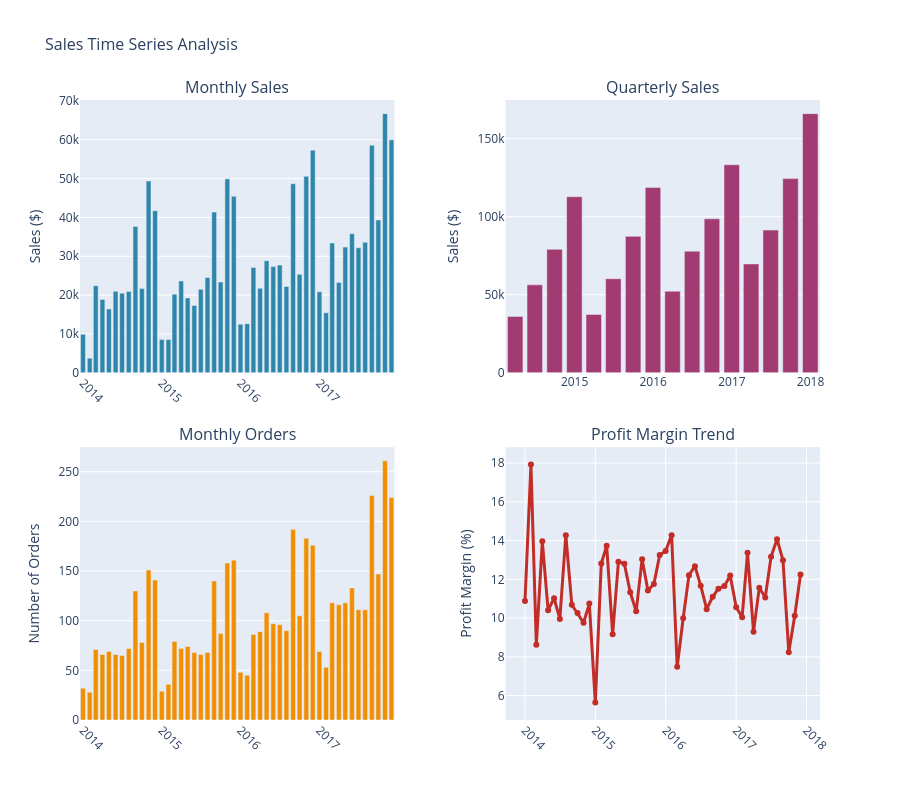

Here is the notebook cell this chart was saved with:
### Code cell
# Monthly and quarterly analysis
monthly_sales = analyzer.analyze_sales_trends(freq='M')
quarterly_sales = analyzer.analyze_sales_trends(freq='Q')
yearly_sales = analyzer.analyze_sales_trends(freq='Y')

fig = make_subplots(
    rows=2, cols=2,
    subplot_titles=('Monthly Sales', 'Quarterly Sales', 'Monthly Orders', 'Profit Margin Trend'),
    specs=[[{'type': 'bar'}, {'type': 'bar'}],
           [{'type': 'bar'}, {'type': 'scatter'}]],
    vertical_spacing=0.12,
    horizontal_spacing=0.15
)

# Monthly sales
fig.add_trace(
    go.Bar(x=monthly_sales.index.strftime('%Y-%m'), y=monthly_sales['Sales'],
           name='Monthly Sales', marker_color='#2E86AB'),
    row=1, col=1
)

# Quarterly sales
fig.add_trace(
    go.Bar(x=quarterly_sales.index.strftime('Q%q %Y'), y=quarterly_sales['Sales'],
           name='Quarterly Sales', marker_color='#A23B72'),
    row=1, col=2
)

# Monthly orders
fig.add_trace(
    go.Bar(x=monthly_sales.index.strftime('%Y-%m'), y=monthly_sales['Orders'],
           name='Monthly Orders', marker_color='#F18F01'),
    row=2, col=1
)

# Profit margin trend
fig.add_trace(
    go.Scatter(x=monthly_sales.index.strftime('%Y-%m'), y=monthly_sales['Profit_Margin'],
               mode='lines+markers', name='Profit Margin',
               line=dict(color='#C32D27', width=3)),
    row=2, col=2
)

fig.update_layout(height=800, showlegend=False,
                  title_text='Sales Time Series Analysis',
                  title_font_size=16)

fig.update_xaxes(tickangle=45, row=1, col=1)
fig.update_xaxes(tickangle=45, row=2, col=1)
fig.update_xaxes(tickangle=45, row=2, col=2)

fig.update_yaxes(title_text='Sales ($)', row=1, col=1)
fig.update_yaxes(title_text='Sales ($)', row=1, col=2)
fig.update_yaxes(title_text='Number of Orders', row=2, col=1)
fig.update_yaxes(title_text='Profit Margin (%)', row=2, col=2)

fig.show()

### Figure 1 — Plotly figure (JSON) as saved in the notebook; plotly's stock layout.template omitted (floating-point values rounded to 4 significant figures)
{"data": [{"marker": {"color": "#2E86AB"}, "name": "Monthly Sales", "type": "bar", "x": ["2014-01", "2014-02", "2014-03", "2014-04", "2014-05", "2014-06", "2014-07", "2014-08", "2014-09", "2014-10", "2014-11", "2014-12", "2015-01", "2015-02", "2015-03", "2015-04", "2015-05", "2015-06", "2015-07", "2015-08", "2015-09", "2015-10", "2015-11", "2015-12", "2016-01", "2016-02", "2016-03", "2016-04", "2016-05", "2016-06", "2016-07", "2016-08", "2016-09", "2016-10", "2016-11", "2016-12", "2017-01", "2017-02", "2017-03", "2017-04", "2017-05", "2017-06", "2017-07", "2017-08", "2017-09", "2017-10", "2017-11", "2017-12"], "xaxis": "x", "y": [9929.0, 3763.0, 22430.0, 18910.0, 16440.0, 20990.0, 20500.0, 20940.0, 37660.0, 21680.0, 49380.0, 41730.0, 8588.0, 8556.0, 20250.0, 23650.0, 19290.0, 17330.0, 21500.0, 24530.0, 41390.0, 23380.0, 49940.0, 45430.0, 12500.0, 12640.0, 27140.0, 21760.0, 28840.0, 27340.0, 27740.0, 22220.0, 48690.0, 25360.0, 50580.0, 57330.0, 20850.0, 15460.0, 33440.0, 23270.0, 32360.0, 35820.0, 32200.0, 33590.0, 58620.0, 39330.0, 66730.0, 59980.0], "yaxis": "y"}, {"marker": {"color": "#A23B72"}, "name": "Quarterly Sales", "type": "bar", "x": ["2014-03-31 00:00:00", "2014-06-30 00:00:00", "2014-09-30 00:00:00", "2014-12-31 00:00:00", "2015-03-31 00:00:00", "2015-06-30 00:00:00", "2015-09-30 00:00:00", "2015-12-31 00:00:00", "2016-03-31 00:00:00", "2016-06-30 00:00:00", "2016-09-30 00:00:00", "2016-12-31 00:00:00", "2017-03-31 00:00:00", "2017-06-30 00:00:00", "2017-09-30 00:00:00", "2017-12-31 00:00:00"], "xaxis": "x2", "y": [36120.0, 56340.0, 79100.0, 112800.0, 37400.0, 60260.0, 87410.0, 118700.0, 52280.0, 77940.0, 98650.0, 133300.0, 69750.0, 91460.0, 124400.0, 166000.0], "yaxis": "y2"}, {"marker": {"color": "#F18F01"}, "name": "Monthly Orders", "type": "bar", "x": ["2014-01", "2014-02", "2014-03", "2014-04", "2014-05", "2014-06", "2014-07", "2014-08", "2014-09", "2014-10", "2014-11", "2014-12", "2015-01", "2015-02", "2015-03", "2015-04", "2015-05", "2015-06", "2015-07", "2015-08", "2015-09", "2015-10", "2015-11", "2015-12", "2016-01", "2016-02", "2016-03", "2016-04", "2016-05", "2016-06", "2016-07", "2016-08", "2016-09", "2016-10", "2016-11", "2016-12", "2017-01", "2017-02", "2017-03", "2017-04", "2017-05", "2017-06", "2017-07", "2017-08", "2017-09", "2017-10", "2017-11", "2017-12"], "xaxis": "x3", "y": [32, 28, 71, 66, 69, 66, 65, 72, 130, 78, 151, 141, 29, 36, 79, 72, 74, 68, 66, 68, 140, 87, 158, 161, 48, 45, 86, 89, 108, 97, 96, 90, 192, 105, 183, 176, 69, 53, 118, 116, 118, 133, 111, 111, 226, 147, 261, 224], "yaxis": "y3"}, {"line": {"color": "#C32D27", "width": 3}, "mode": "lines+markers", "name": "Profit Margin", "type": "scatter", "x": ["2014-01", "2014-02", "2014-03", "2014-04", "2014-05", "2014-06", "2014-07", "2014-08", "2014-09", "2014-10", "2014-11", "2014-12", "2015-01", "2015-02", "2015-03", "2015-04", "2015-05", "2015-06", "2015-07", "2015-08", "2015-09", "2015-10", "2015-11", "2015-12", "2016-01", "2016-02", "2016-03", "2016-04", "2016-05", "2016-06", "2016-07", "2016-08", "2016-09", "2016-10", "2016-11", "2016-12", "2017-01", "2017-02", "2017-03", "2017-04", "2017-05", "2017-06", "2017-07", "2017-08", "2017-09", "2017-10", "2017-11", "2017-12"], "xaxis": "x4", "y": [10.88, 17.92, 8.62, 13.96, 10.4, 11.03, 9.96, 14.28, 10.69, 10.26, 9.76, 10.75, 5.64, 12.82, 13.73, 9.17, 12.91, 12.8, 11.34, 10.35, 13.04, 11.42, 11.76, 13.25, 13.46, 14.28, 7.49, 9.99, 12.21, 12.68, 11.67, 10.46, 11.1, 11.52, 11.65, 12.2, 10.56, 10.05, 13.37, 9.3, 11.57, 11.06, 13.16, 14.07, 12.98, 8.24, 10.12, 12.25], "yaxis": "y4"}], "layout": {"annotations": [{"font": {"size": 16}, "showarrow": false, "text": "Monthly Sales", "x": 0.2125, "xanchor": "center", "xref": "paper", "y": 1, "yanchor": "bottom", "yref": "paper"}, {"font": {"size": 16}, "showarrow": false, "text": "Quarterly Sales", "x": 0.7875, "xanchor": "center", "xref": "paper", "y": 1, "yanchor": "bottom", "yref": "paper"}, {"font": {"size": 16}, "showarrow": false, "text": "Monthly Orders", "x": 0.2125, "xanchor": "center", "xref": "paper", "y": 0.44, "yanchor": "bottom", "yref": "paper"}, {"font": {"size": 16}, "showarrow": false, "text": "Profit Margin Trend", "x": 0.7875, "xanchor": "center", "xref": "paper", "y": 0.44, "yanchor": "bottom", "yref": "paper"}], "height": 800, "showlegend": false, "title": {"font": {"size": 16}, "text": "Sales Time Series Analysis"}, "xaxis": {"anchor": "y", "domain": [0, 0.425], "tickangle": 45}, "xaxis2": {"anchor": "y2", "domain": [0.575, 1]}, "xaxis3": {"anchor": "y3", "domain": [0, 0.425], "tickangle": 45}, "xaxis4": {"anchor": "y4", "domain": [0.575, 1], "tickangle": 45}, "yaxis": {"anchor": "x", "domain": [0.56, 1], "title": {"text": "Sales ($)"}}, "yaxis2": {"anchor": "x2", "domain": [0.56, 1], "title": {"text": "Sales ($)"}}, "yaxis3": {"anchor": "x3", "domain": [0, 0.44], "title": {"text": "Number of Orders"}}, "yaxis4": {"anchor": "x4", "domain": [0, 0.44], "title": {"text": "Profit Margin (%)"}}}}
